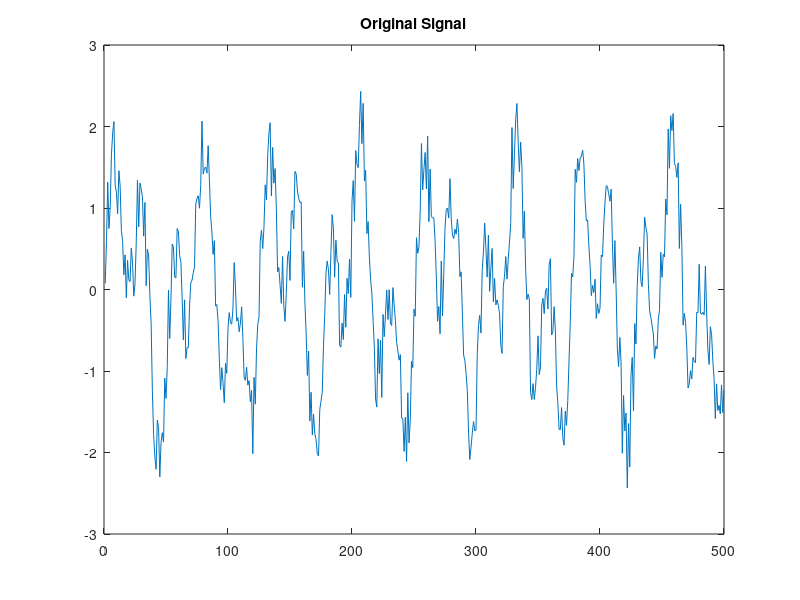

Write the MATLAB code that produced this figure. (Note: this script raises an error after producing the figure.)
% WT___DMO is a demo script that describes some wavelet
% transform facilities for one dimensional vectors.
%
% WT___DMO may be accessed from the WTDEMO command interactive
% menu, choosing the '1-D Wavelet Transform' demo section. 

%--------------------------------------------------------
% Copyright (C) 1994, 1995, 1996, by Universidad de Vigo 
%                                                      
%                                                      
% Uvi_Wave is free software; you can redistribute it and/or modify it      
% under the terms of the GNU General Public License as published by the    
% Free Software Foundation; either version 2, or (at your option) any      
% later version.                                                           
%                                                                          
% Uvi_Wave is distributed in the hope that it will be useful, but WITHOUT  
% ANY WARRANTY; without even the implied warranty of MERCHANTABILITY or    
% FITNESS FOR A PARTICULAR PURPOSE.  See the GNU General Public License    
% for more details.                                                        
%                                                                          
% You should have received a copy of the GNU General Public License        
% along with Uvi_Wave; see the file COPYING.  If not, write to the Free    
% Software Foundation, 675 Mass Ave, Cambridge, MA 02139, USA.             
%                                                                          
%       Author: Sergio J. Garcia Galan 
%       e-mail: Uvi_Wave@tsc.uvigo.es
%--------------------------------------------------------


figure(1);
echo on;


%  Let's create a vector. For example:

	i=1:500;
	x=sin(i/10)+sin(i/4)+rand(1,500);
	x=x-mean(x);

	plot(x); title('Original Signal');

% Press any key to continue ...
pause
%----------------------------------------------------------

% Load an existing set of wavelet filters
% (These filters can be created too)
	load filt3
% and calculate the 3-scales Wavelet transform of x
% using the analysis filters of the previous set.

	wx = wt(x,h3,g3,3);
	plot(wx); title('Wavelet transform');
	
% Press any key to continue ...
pause
%----------------------------------------------------------

	plot([1:63],wx(1:63),[64:126],wx(64:126),[127:251],wx(127:251),[252:501],wx(252:501));
	title('Different Scales in the transform');

% Now you can see the four bands generated in the
% 3-scale wavelet, ordered as follows:
%
%	yellow  : Lowpass residue (3rd scale residue).
%	magenta : 3rd scale highpass band
%	blue    : 2nd scale highpass band
%	red     : 1st scale higpass band.


% Press any key to continue ...
pause
%----------------------------------------------------------

% Filter outputs are delayed so as to align all
% subbands with the original signal as much as possible
% along the scales of the Mallat's tree, no matter they
% are linear phase filters or not.

% For instance, let's see it with a low pass vector like

	x = sin(i/15);
	plot(x); title('A lowpass signal');

% Press any key to continue ...
pause
%----------------------------------------------------------

% Now make its wt transform (1 scale):

	wx = wt(x,h3,g3,1);
	subplot(211)
	plot(x); title('Original');
	subplot(212)
	plot(wx); title('1-scale Wavelet transform');

% You can see that the two signals, original and lowpass
% residue of the wavelet transform, have the same phase.

% Press any key to continue ...
pause
%----------------------------------------------------------


% Now we'll see some steps in reconstruction of signals
% after the Wavelet transformation.

% Let's take the first signal we created:

	x=sin(i/10)+sin(i/4)+rand(1,500);
	x=x-mean(x);

	subplot(211)
	plot(x)
	title('Original signal')

% and make the 3-scales wavelet transform (for example)

	wx = wt(x,h3,g3,3);
	subplot(212);
	plot(wx)
	title('3-scales Wavelet transform')

% Press any key to continue ...
pause
%----------------------------------------------------------

% Let's make a smoother version of x by leaving out
% its highest frequency bands.
% This is the modified wavelet vector:

	pwx = bandins(0,wx,3,1,1);
        pwx = bandins(0,pwx,3,2,1);      
	subplot(212)
	plot(pwx)
	title('Modified Wavelet vector');

% Press any key to continue ...
pause
%----------------------------------------------------------

% And this one the result, using the iwt function with
% the synthesis filters given in the same set that those
% used in analysis.


	prx = iwt(pwx,rh3,rg3,3);
	subplot(212)
	plot(prx)
	title('Modified reconstructed signal');

% You'll see that some high frequency components have
% been filtered out.

% Press any key to continue ...
pause
%----------------------------------------------------------


% Now we reconstruct x from wx using the iwt transform
% with the same synthesis filters.

	rx = iwt(wx,rh3,rg3,3);
	subplot(211)
	plot(rx)
	title('Reconstructed signal')
	subplot(212)
	plot(rx-x)
	title('Reconstruction Error')

% In the upper plot, there's the reconstructed signal.
% At the bottom, the difference between rx and x
% (Note that it's amplitude is minimal, and is almost
% an error caused by Matlab finite resolution. This
% feature is limited by the precision and accuracy
% of the filters' coefficients)

% Press any key to end the 1D transform demo ...
pause
%----------------------------------------------------------

echo off;
close(1)
